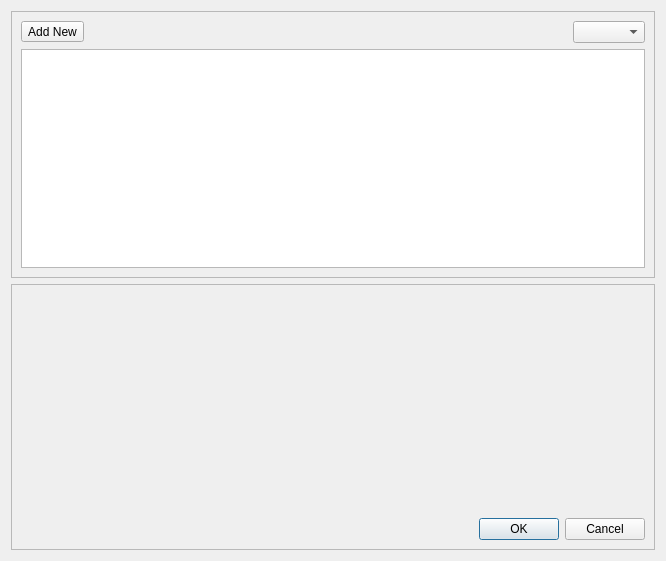
<?xml version="1.0" encoding="UTF-8"?>
<ui version="4.0">
 <class>MainWidget</class>
 <widget class="QWidget" name="MainWidget">
  <property name="geometry">
   <rect>
    <x>0</x>
    <y>0</y>
    <width>666</width>
    <height>561</height>
   </rect>
  </property>
  <property name="windowTitle">
   <string notr="true">MainWidget</string>
  </property>
  <layout class="QVBoxLayout" name="verticalLayout">
   <item>
    <widget class="QFrame" name="frameList">
     <property name="frameShape">
      <enum>QFrame::StyledPanel</enum>
     </property>
     <property name="frameShadow">
      <enum>QFrame::Raised</enum>
     </property>
     <layout class="QGridLayout" name="gridLayout_2">
      <item row="0" column="0">
       <layout class="QHBoxLayout" name="horizontalLayout_3">
        <item>
         <widget class="QToolButton" name="pushNew">
          <property name="text">
           <string>Add New</string>
          </property>
          <property name="popupMode">
           <enum>QToolButton::InstantPopup</enum>
          </property>
          <property name="toolButtonStyle">
           <enum>Qt::ToolButtonTextBesideIcon</enum>
          </property>
          <property name="arrowType">
           <enum>Qt::NoArrow</enum>
          </property>
         </widget>
        </item>
        <item>
         <spacer name="horizontalSpacer_2">
          <property name="orientation">
           <enum>Qt::Horizontal</enum>
          </property>
          <property name="sizeHint" stdset="0">
           <size>
            <width>40</width>
            <height>20</height>
           </size>
          </property>
         </spacer>
        </item>
        <item>
         <widget class="QComboBox" name="comboFilter"/>
        </item>
       </layout>
      </item>
      <item row="1" column="0">
       <widget class="QListWidget" name="listItems"/>
      </item>
     </layout>
    </widget>
   </item>
   <item>
    <widget class="QFrame" name="frameEdit">
     <property name="frameShape">
      <enum>QFrame::StyledPanel</enum>
     </property>
     <property name="frameShadow">
      <enum>QFrame::Raised</enum>
     </property>
     <layout class="QGridLayout" name="gridLayout_3">
      <item row="1" column="0">
       <widget class="QDialogButtonBox" name="buttonBox">
        <property name="standardButtons">
         <set>QDialogButtonBox::Cancel|QDialogButtonBox::Ok</set>
        </property>
       </widget>
      </item>
      <item row="0" column="0">
       <widget class="QScrollArea" name="scrollWidget">
        <property name="frameShape">
         <enum>QFrame::NoFrame</enum>
        </property>
        <property name="frameShadow">
         <enum>QFrame::Plain</enum>
        </property>
        <property name="widgetResizable">
         <bool>true</bool>
        </property>
        <widget class="QWidget" name="scrollAreaWidgetContents">
         <property name="geometry">
          <rect>
           <x>0</x>
           <y>0</y>
           <width>642</width>
           <height>229</height>
          </rect>
         </property>
         <layout class="QGridLayout" name="gridLayout">
          <item row="0" column="0">
           <widget class="QFrame" name="frameWidget">
            <property name="frameShape">
             <enum>QFrame::NoFrame</enum>
            </property>
            <property name="frameShadow">
             <enum>QFrame::Raised</enum>
            </property>
           </widget>
          </item>
         </layout>
        </widget>
       </widget>
      </item>
     </layout>
    </widget>
   </item>
  </layout>
 </widget>
 <tabstops>
  <tabstop>listItems</tabstop>
  <tabstop>buttonBox</tabstop>
 </tabstops>
 <resources/>
 <connections/>
</ui>
